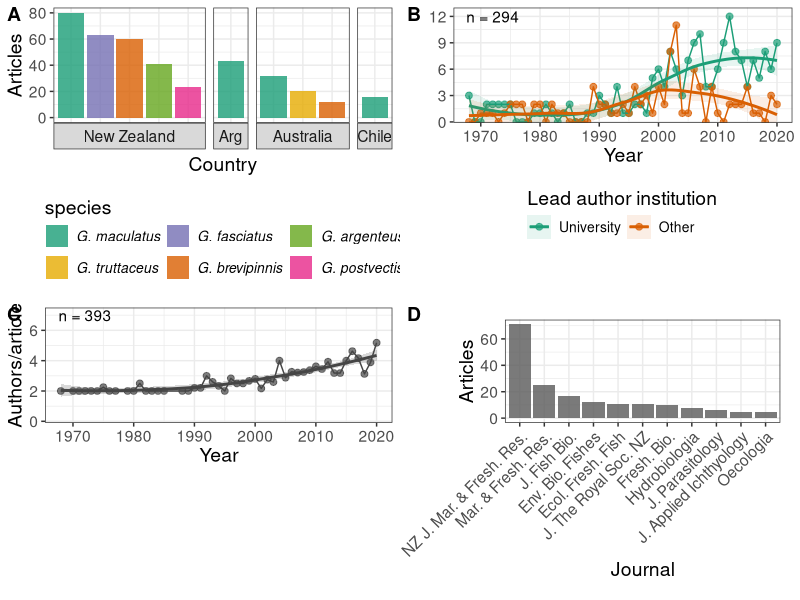
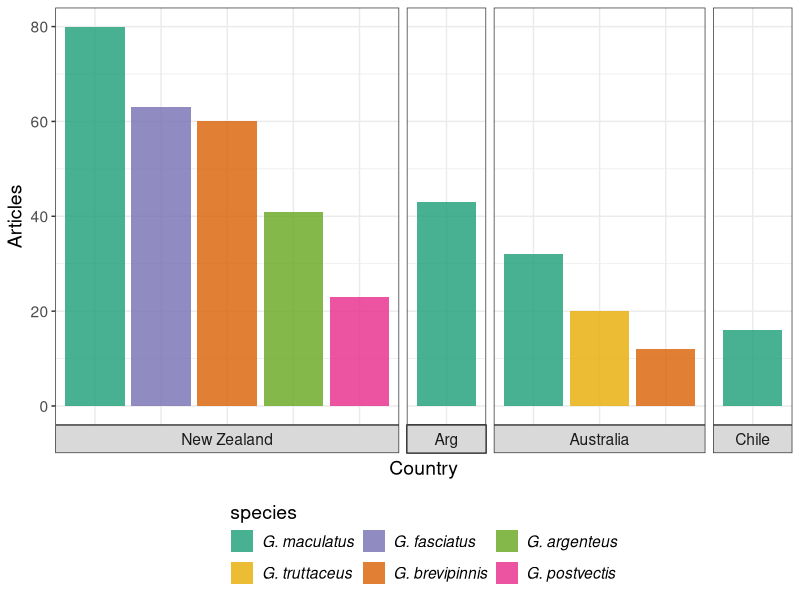
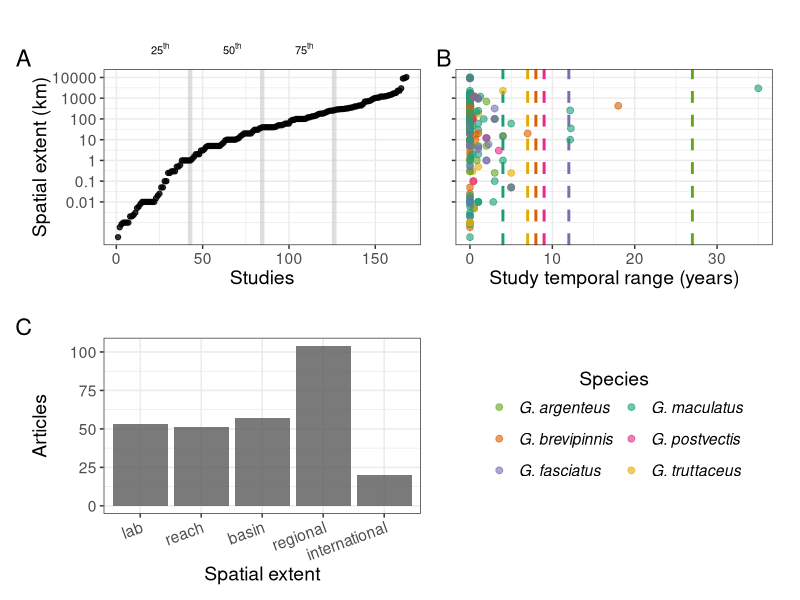
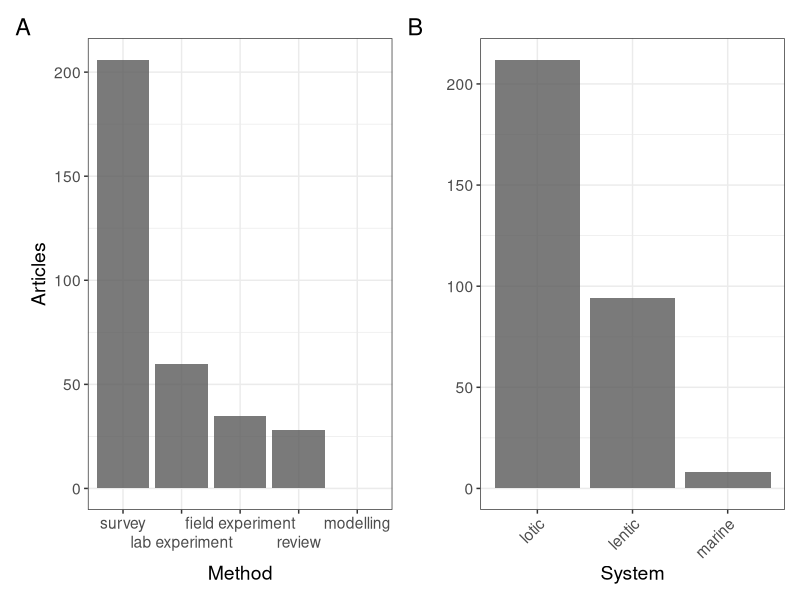
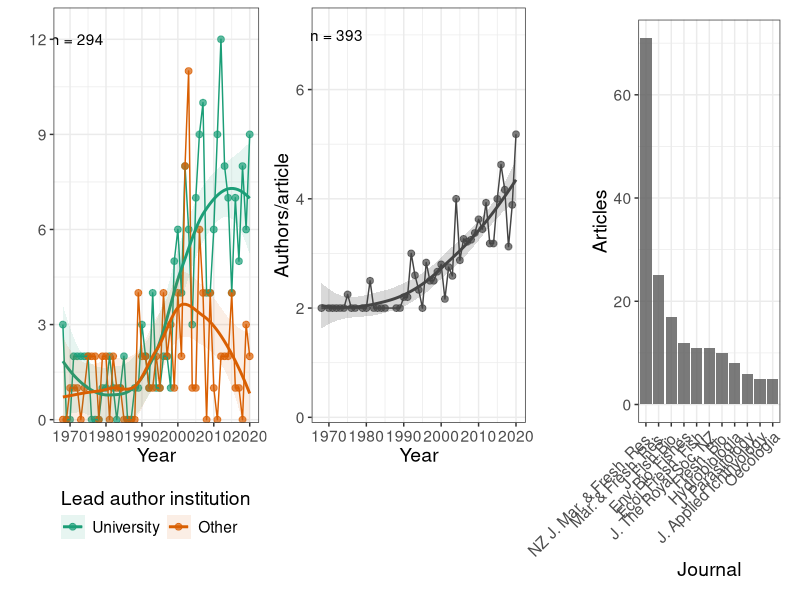
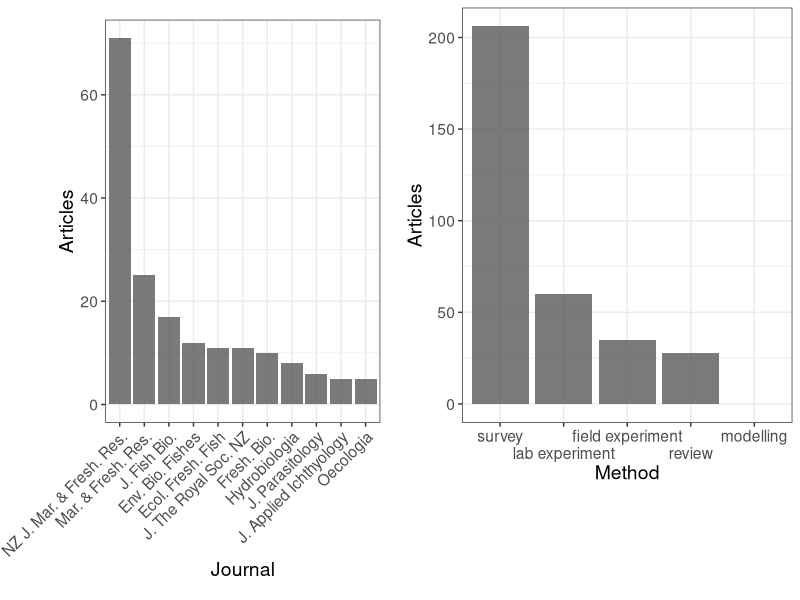
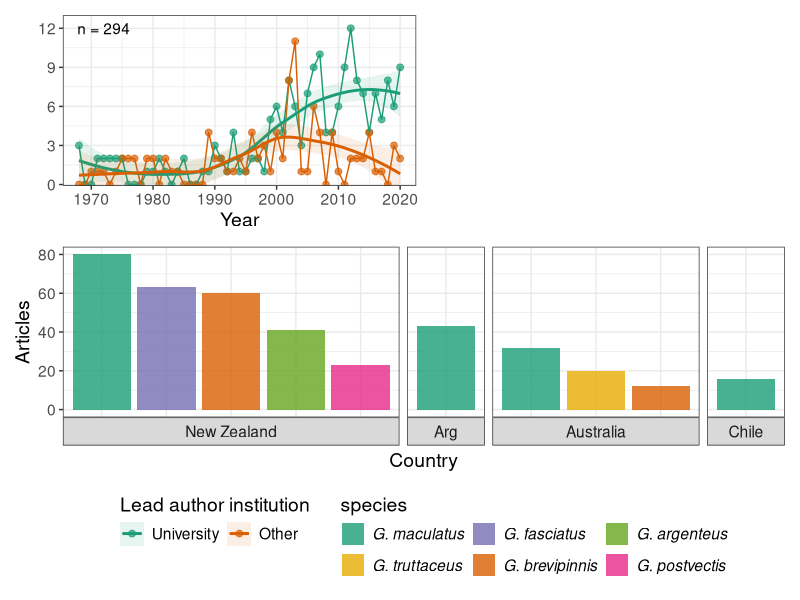
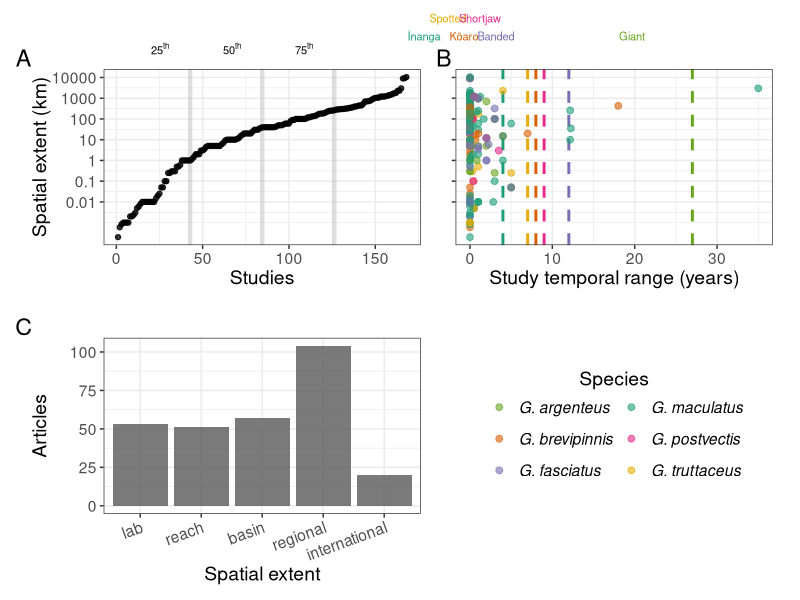

Source code (R) for these figures, in order:

#library(bibliometrix)
library(tidyverse)
library(patchwork)

df <- read.csv(file = "data/created/biblio_db_manual_updates5.csv")

# meta data 
df2 <- df %>%
  select(ID, Author, ArticleType,  Title, PublicationName, 
         lead_author_institution_type,  YearPublished,
         study_country, koaro:method_other, stream:landlocked) %>%
  rename("author_inst" = "lead_author_institution_type",
         "period_freq" = "preiod_frq") %>%
  mutate(author_inst = ifelse(
  author_inst == "TERTIARY", "University", "Other"),
  study_country = stringr::str_trim(study_country, side = "both"))


# get number of unique authors 
n_auth <- length(unique(unlist(str_split(df2$Author, ";")))) - 1


# number authors through time
datTime <- df2 %>%
  mutate(NumAuth = lengths(gregexpr(";", df$Author)) + 1,
         TitleLength = lengths(gregexpr(" ", df$Title)) + 1) %>%
  group_by(YearPublished) %>%
  summarise(numArticles = n(),
            NumAuth = mean(NumAuth),
            TitleLength = mean(TitleLength))

datTime2 <- pivot_longer(datTime, names_to = "var", values_to = "value", -YearPublished)

datTime2 <- datTime2 %>%
  filter(var %in% c("numArticles", "NumAuth"))

# recode
datTime2[datTime2$var == "numArticles", 2] <- "Articles"
datTime2[datTime2$var == "NumAuth", 2] <- "Authors"

alph <- 0.7
ptSz <- 2

p1 <- datTime2 %>%
  filter(var == "Authors") %>%
  ggplot(aes(YearPublished, value)) +
  geom_point(size = ptSz, alpha = alph, colour = "grey27") +
  geom_line(colour = "grey27") +
  labs(y = "Authors/article", x = "Year") +
  geom_smooth(colour = "grey27", fill = "grey27", alpha = 0.2) +
  scale_y_continuous(breaks = seq(0, 7, by = 2), expand = c(0, 0)) +
  coord_cartesian(ylim = c(-0.1, 7.5)) +
  annotate("text", x = 1972, y = 7, label = paste("n =", n_auth)) +
  theme_bw()  +
  theme(text=element_text(size=14))



# Author institution through time ----------------------------------------------

dat_inst <- df2 %>%
  group_by(YearPublished) %>%
  count(author_inst) %>%
  filter(author_inst != "na")

dat_inst3 <- data.frame(
  expand.grid(YearPublished = min(dat_inst$YearPublished):
                max(dat_inst$YearPublished), 
              author_inst = unique(dat_inst$author_inst))
) %>%
  left_join(dat_inst)
dat_inst3[is.na(dat_inst3)] <- 0

dat_inst3$author_inst <- factor(dat_inst3$author_inst, 
                                levels = c("University", "Other"))


p2 <- ggplot(dat_inst3, aes(YearPublished, n, colour = author_inst,
                            fill = author_inst, group = author_inst)) +
  geom_point(size = ptSz, alpha = alph) +
  geom_line() +
  geom_smooth(alpha = 0.1) +
  scale_colour_brewer(palette = "Dark2") +
  scale_fill_brewer(palette = "Dark2") +
  scale_y_continuous(breaks = seq(0, 12, by = 3), expand = c(0, 0)) +
  coord_cartesian(ylim = c(-0.1,13)) +
  labs(colour = "Lead author institution", fill = "Lead author institution") +
  guides(fill=guide_legend(title.position="top"), colour = guide_legend(title.position="top")) +
  xlab("Year") +
  ylab("") +
  annotate("text", x = 1972, y = 12, label = paste("n =", nrow(df))) +
  theme_bw() +
  theme(legend.position = "bottom")  +
  theme(text=element_text(size=14))


## Where are people publishing -------------------------------------------------

df2$PublicationName <- str_to_title(df2$PublicationName)
df2$PublicationName <- ifelse(df2$PublicationName == "Australian Journal Of Marine And Freshwater Research",
                    "Marine And Freshwater Research", df2$PublicationName)

# recode to reduce name length
df2$PublicationName  <- gsub("-Marine And Freshwater Ecosystems", "", df2$PublicationName)
df2$PublicationName  <- gsub("Marine", "Mar.", df2$PublicationName)
df2$PublicationName  <- gsub("New Zealand", "NZ", df2$PublicationName)
df2$PublicationName  <- gsub("Journal", "J.", df2$PublicationName)
df2$PublicationName  <- gsub("Research", "Res.", df2$PublicationName)
df2$PublicationName  <- gsub("Freshwater", "Fresh.", df2$PublicationName)
df2$PublicationName  <- gsub("Biology", "Bio.", df2$PublicationName)
df2$PublicationName  <- gsub("Ecology", "Ecol.", df2$PublicationName)
df2$PublicationName  <- gsub("Environmental", "Env.", df2$PublicationName)
df2$PublicationName  <- gsub("Society", "Soc.", df2$PublicationName)
df2$PublicationName  <- gsub("Progress", "Prog.", df2$PublicationName)
df2$PublicationName  <- gsub("Experimental", "Exper.", df2$PublicationName)
df2$PublicationName  <- gsub("Reviews", "Revs.", df2$PublicationName)
df2$PublicationName  <- gsub("And", "&", df2$PublicationName)
df2$PublicationName  <- gsub("Transactions", "Trans.", df2$PublicationName)
df2$PublicationName  <- gsub("Fisheries", "Fish.", df2$PublicationName)
df2$PublicationName  <- gsub("American", "Am.", df2$PublicationName)
df2$PublicationName  <- gsub("Of", "of", df2$PublicationName)
df2$PublicationName  <- gsub("of ", "", df2$PublicationName)
df2$PublicationName  <- gsub("Nz", "NZ", df2$PublicationName)

colnames(df2)

# get top n
df_journals <- df2 %>%
  count(PublicationName) %>%
  arrange(-n) %>%
  top_n(10)


p3 <- ggplot(df_journals, aes(fct_inorder(PublicationName), n)) +
  geom_bar(stat = "identity", alpha = 0.8) +
  xlab("Journal") +
  ylab("Articles") +
  theme_bw() +
  theme(axis.text.x = element_text(angle = 45, vjust = 1, hjust = 1))  +
  theme(text=element_text(size=14),
        plot.margin = unit(c(0.5,0.5,0.5,1.5), "cm"))


df_n_year <- df2 %>%
  group_by(YearPublished, PublicationName) %>%
  summarise(tot = n()) %>%
  group_by(YearPublished) %>%
  summarise(tot2 = n())

# add years without pubs
df_n_year <- data.frame(YearPublished = min(df_n_year$YearPublished):
                          max(df_n_year$YearPublished)) %>%
  left_join(df_n_year, keep = F) %>%
  mutate(tot2 = ifelse(is.na(tot2), 0, tot2))


n_jour <- length(unique(df2$PublicationName))


p4 <- ggplot(df_n_year, aes(YearPublished, tot2)) +
  geom_point(size = ptSz, alpha = alph, colour = "grey27") +
  geom_line(colour = "grey27") +
  geom_smooth(colour = "grey27", fill = "grey27", alpha = 0.2) +
  scale_y_continuous(limits = c(0,14)) +
  annotate("text", x = 1972, y = 12.5, label = paste("n =", n_jour)) +
  xlab("Year") +
  ylab("Distinct journals") +
  theme_bw() 


## number of studies on each species -------------------------------------------

dat_count <- df2 %>%
  select(study_country , koaro, inanga, giant_kokopu, 
         shortjaw_kokopu, banded_kokopu, spotted_galaxias) %>%
  pivot_longer(cols = -study_country, names_to = "species", values_to = "value") %>%
  group_by(study_country, species) %>%
  count(value) %>%
  filter(value == "Y") 

dat_count <- dat_count %>%
  filter(study_country != "GHANA") %>%
  filter(study_country != "CANADA") %>%
  mutate(study_country = ifelse(study_country %in% c("CHILE, ARGENTINA", 
                                                     "SOUTHERN HEMISPERE"), 
                                "Multiple", study_country))


dat_count$study_country <-  recode(dat_count$study_country, 
                                   ARGENTINA = "Arg",
                                   CHILE = "Chile",
                                   AUSTRALIA = "Australia",
                                   NZ = "New Zealand")


dat_count$study_country <- factor(dat_count$study_country,
                                  levels = c('New Zealand','Arg','Australia',
                                             'Chile', 'Multiple'))

dat_count$species <- factor(dat_count$species, 
                            levels = c('inanga',"spotted_galaxias",
                                       'banded_kokopu','koaro',
                                       'giant_kokopu', 'shortjaw_kokopu'))


fish_cols <- RColorBrewer::brewer.pal(6, "Dark2")
names(fish_cols) <- c("G. maculatus", "G. brevipinnis",
                      "G. fasciatus", "G. postvectis",
                      "G. argenteus", "G. truttaceus")

dat_count$species <-  recode(dat_count$species,
                             inanga = "G. maculatus",
                             spotted_galaxias = "G. truttaceus",
                             banded_kokopu = "G. fasciatus",
                             giant_kokopu = "G. argenteus",
                             shortjaw_kokopu = "G. postvectis",
                             koaro = "G. brevipinnis")

# for talk
# names(fish_cols) <- c("\u012Ananga", "K\u014Daro",
#                       "Banded k\u014Dkopu", "Shortjaw k\u014Dkopu",
#                       "Giant k\u014Dkopu", "Spotted galaxias")
# 
# dat_count$species <-  recode(dat_count$species, 
#                              inanga = "\u012Ananga",
#                              spotted_galaxias = "Spotted galaxias",
#                              banded_kokopu = "Banded k\u014Dkopu",
#                              giant_kokopu = "Giant k\u014Dkopu",
#                              shortjaw_kokopu = "Shortjaw k\u014Dkopu",
#                              koaro = "K\u014Daro")

dat_count <- dat_count %>%
  filter(study_country != "Multiple")


p5 <- ggplot(dat_count, aes(species, n, fill = species)) +
  geom_bar(position = "dodge",  stat = "identity", alpha = 0.8) +
  xlab("Country") +
  ylab("Articles") +
  scale_fill_manual(values = fish_cols) +
    facet_grid(~study_country, scales = "free_x", space = "free_x", switch = "x") +
  guides(fill=guide_legend(title.position="top")) +
  theme_bw() +
  theme(text=element_text(size=14),
          axis.text.x = element_blank(),
        axis.ticks.x = element_blank(),
        legend.position = "bottom",
        legend.text = element_text(face = "italic")) 


####################
## Spatial extent ##
####################

dat_space <- df2 %>%
  select(spatial_extent, spatial_extent_km)

dat_space2 <- dat_space %>%
  count(spatial_extent) %>%
  filter(spatial_extent != "na") %>%
  mutate(spatial_extent = tolower(spatial_extent))



dat_space2$spatial_extent <- factor(dat_space2$spatial_extent, 
                                    levels = c('lab','reach','basin',
                                               'regional', 'international'))

p6 <- ggplot(dat_space2, aes(spatial_extent, n)) +
  geom_bar(stat = "identity", alpha = 0.8) +
  xlab("Spatial extent") +
  ylab("Articles") +
  theme_bw() +
  theme(axis.text.x = element_text(angle = 20, vjust = 1, hjust = 1))  +
  theme(text=element_text(size=14))



dat_space3 <- dat_space %>%
  filter(!spatial_extent_km %in% c("na", "NA")) %>%
  mutate(spatial_extent_km = as.numeric(spatial_extent_km)) %>%
  filter(!is.na(spatial_extent_km)) %>%
  filter(spatial_extent != "lab") %>%
  arrange(spatial_extent_km) %>%
  mutate(id = 1:nrow(.))


dat_space3
quantile(sort(dat_space3$spatial_extent_km), 0.25)
quantile(sort(dat_space3$spatial_extent_km), 0.5)
quantile(sort(dat_space3$spatial_extent_km), 0.75)

max(sort(dat_space3$spatial_extent_km))


p7 <- ggplot(dat_space3, aes(id, spatial_extent_km)) +
  geom_vline(xintercept = quantile(1:nrow(dat_space3), 0.25),
             colour = "grey", size = 1.5, alpha = 0.5) + 
  geom_vline(xintercept = quantile(1:nrow(dat_space3), 0.5),
             colour = "grey", size = 1.5, alpha = 0.5) + 
  geom_vline(xintercept = quantile(1:nrow(dat_space3), 0.75),
             colour = "grey", size = 1.5, alpha = 0.5) + 
  geom_point(alpha = 0.8) +
  scale_y_continuous(trans = "log10", breaks = c(0.01, 0.1, 1, 10, 100, 1000, 10000),
                     labels = function(x) sprintf("%g", x)) +
  xlab("Studies") +
  ylab("Spatial extent (km)") +
  theme_bw()  +
  theme(text=element_text(size=14))



###################
## Temporal scale # 
###################

# ignore warning about NA's, it is text NA being converted to NA
dat_time <- df2 %>%
  select(temporal, period_yrs, period_freq, koaro, inanga, giant_kokopu, shortjaw_kokopu, banded_kokopu, spotted_galaxias) %>%
  filter(temporal == "Y") %>%
  mutate_at(c("period_yrs", "period_freq"), as.numeric) %>%
  na.omit() %>%
  pivot_longer(cols = koaro:spotted_galaxias, names_to = "species", values_to = "value") %>%
  filter(value == "Y")


# order species so colour match the pervious plot 
dat_time$species <- factor(dat_time$species, 
                           levels = c('inanga', "spotted_galaxias", 'banded_kokopu','koaro',
                                      'giant_kokopu', 'shortjaw_kokopu'))


dat_time$species <-  recode(dat_time$species,
                             inanga = "G. maculatus",
                             spotted_galaxias = "G. truttaceus",
                             banded_kokopu = "G. fasciatus",
                             giant_kokopu = "G. argenteus",
                             shortjaw_kokopu = "G. postvectis",
                             koaro = "G. brevipinnis")

# talk
# dat_time$species <-  recode(dat_time$species, 
#                              inanga = "\u012Ananga",
#                              spotted_galaxias = "Spotted galaxias",
#                              banded_kokopu = "Banded k\u014Dkopu",
#                              giant_kokopu = "Giant k\u014Dkopu",
#                              shortjaw_kokopu = "Shortjaw k\u014Dkopu",
#                              koaro = "K\u014Daro")
# 

# lines represent max age of each species - need to find this info! 
p8 <- ggplot(dat_time, aes(period_yrs, period_freq, colour = species)) +
  geom_vline(xintercept = 4, colour = fish_cols[1], size = 1, linetype = "dashed") + # inanga
  geom_vline(xintercept = 7, colour = fish_cols[6], size = 1, linetype = "dashed") + # spotted_galaxias
  geom_vline(xintercept = 12, colour = fish_cols[3], size = 1, linetype = "dashed") + # banded
  geom_vline(xintercept = 8, colour = fish_cols[2], size = 1, linetype = "dashed") + # koaro
  geom_vline(xintercept = 27, colour = fish_cols[5], size = 1, linetype = "dashed") + # giant
  geom_vline(xintercept = 9, colour = fish_cols[4], size = 1, linetype = "dashed") + # shortjaw
  geom_point(size = 2, alpha = 0.6) +
  scale_colour_manual(values = fish_cols) +
  scale_y_continuous(trans = "log10", breaks = c(0.01, 0.1, 1, 10, 100, 1000, 10000),
                     labels = function(x) sprintf("%g", x)) +  xlab("Study temporal range (years)") +
  ylab("Samples/observations") +
  theme_bw() +
  guides(colour=guide_legend(title.position="top", title.hjust = 0.5, nrow = 3)) +
  theme(legend.position = "bottom")  +
  theme(text=element_text(size=14),
        legend.text = element_text(face = "italic"))


#############################
## Temporal * Spatial scale # 
#############################

dat_time <- df2 %>%
  select(temporal, period_yrs, spatial_extent_km, koaro, inanga, giant_kokopu, shortjaw_kokopu,
         banded_kokopu, spotted_galaxias) %>%
  mutate_at(c("period_yrs"), as.numeric) %>%
  mutate(period_yrs = ifelse(is.na(period_yrs), 0, period_yrs)) %>%
  filter(!is.na(spatial_extent_km)) %>%
  pivot_longer(cols = koaro:spotted_galaxias, names_to = "species", values_to = "value") %>%
  filter(value == "Y")


# dat_time$species <-  recode(dat_time$species, 
#                             inanga = "\u012Ananga",
#                             spotted_galaxias = "Spotted galaxias",
#                             banded_kokopu = "Banded k\u014Dkopu",
#                             giant_kokopu = "Giant k\u014Dkopu",
#                             shortjaw_kokopu = "Shortjaw k\u014Dkopu",
#                             koaro = "K\u014Daro")


dat_time$species <-  recode(dat_time$species,
                            inanga = "G. maculatus",
                            spotted_galaxias = "G. truttaceus",
                            banded_kokopu = "G. fasciatus",
                            giant_kokopu = "G. argenteus",
                            shortjaw_kokopu = "G. postvectis",
                            koaro = "G. brevipinnis")


# lines represent max age of each species - need to find this info! 
p8b <- ggplot(dat_time, aes(period_yrs, spatial_extent_km, colour = species, label = species)) +
  geom_vline(xintercept = 4, colour = fish_cols[1], size = 1, linetype = "dashed") + # inanga
  geom_vline(xintercept = 7, colour = fish_cols[6], size = 1, linetype = "dashed") + # spotted_galaxias
  geom_vline(xintercept = 12, colour = fish_cols[3], size = 1, linetype = "dashed") + # banded
  geom_vline(xintercept = 8, colour = fish_cols[2], size = 1, linetype = "dashed") + # koaro
  geom_vline(xintercept = 27, colour = fish_cols[5], size = 1, linetype = "dashed") + # giant
  geom_vline(xintercept = 9, colour = fish_cols[4], size = 1, linetype = "dashed") + # shortjaw
  geom_point(size = 2, alpha = 0.6) +
  scale_colour_manual(values = fish_cols) +
  scale_y_continuous(trans = "log10", breaks = c(0.01, 0.1, 1, 10, 100, 1000, 10000),
                     labels = function(x) sprintf("%g", x)) +
  labs(x = "Study temporal range (years)", y = "", colour = "Species") +
  theme_bw() +
  guides(colour=guide_legend(title.position="top", title.hjust = 0.5, nrow = 3)) +
  theme(legend.position = "bottom",
        legend.text = element_text(face = "italic"))  +
  theme(text=element_text(size=14),
        plot.margin = unit(c(1,0.5,0.5,0), "cm"),
        axis.title.y=element_blank(),
        axis.text.y=element_blank())




#####################
## analysis method ##
#####################

dat_meth <-  df2 %>%
  select(survey, model, experiment, ex_field, ex_lab, review) %>%
  pivot_longer(cols = everything(), names_to = "Method", values_to = "value") %>%
  group_by(Method) %>%
  count(value) %>%
  filter(value == "Y")

dat_meth <- rbind(dat_meth, data.frame(Method = "modelling", value = "Y", n = 0))

dat_meth <- dat_meth %>%
  filter(Method != "experiment")

dat_meth$Method <-  recode(dat_meth$Method, ex_lab = "lab experiment", 
                           ex_field = "field experiment")

p9 <- ggplot(dat_meth, aes(reorder(Method, -n), n)) +
  geom_bar(stat = "identity", alpha = 0.8) +
  scale_x_discrete(na.translate = FALSE, guide = guide_axis(n.dodge = 2)) +
  xlab("Method") +
  ylab("Articles") +
  theme_bw() +
  theme(text=element_text(size=14))

################################
## system (stream/lake/ocean) ##
################################

dat_sys <-  df2 %>%
  select(stream, lake, ocean, landlocked) %>%
  pivot_longer(cols = everything(), names_to = "Method", values_to = "value") %>%
  group_by(Method) %>%
  count(value) %>%
  filter(value == "Y") %>%
  filter(Method != "landlocked")

dat_sys$Method[dat_sys$Method == "lake"] <- "lentic"
dat_sys$Method[dat_sys$Method == "stream"] <- "lotic"
dat_sys$Method[dat_sys$Method == "ocean"] <- "marine"


p10 <- ggplot(dat_sys, aes(reorder(Method, -n), n)) +
  geom_bar(stat = "identity", alpha = 0.8) +
  xlab("System") +
  ylab("") +
  theme_bw() +
  theme(axis.text.x = element_text(angle = 45, hjust = 1),
        text=element_text(size=14))

#############
## Methods ##
#############

df2$method_other <- tolower(df2$method_other)

dat_meth <-  df2 %>%
  mutate(method_other  = 
           ifelse(method_other == "metabolic rates", "respirometry", 
                  ifelse(method_other == "mark recapture", "tagging", 
                         ifelse(method_other %in% c("prey removal", "predation", "interaction"), 
                                "species interactions",
                                ifelse(method_other %in% c("dna", "genetics"), "genetic analysis",
                                       method_other))))) %>%
  select(method_other) %>%
  filter(method_other != "na") %>%
  count(method_other) %>%
  arrange(-n) %>%
  top_n(10)


p11 <- ggplot(dat_meth, aes(reorder(method_other, -n), n)) +
  geom_bar(stat = "identity", alpha = 0.8) +
  xlab("Methods") +
  ylab("Number of articles") +
  theme_bw() + 
  theme(axis.text.x = element_text(angle = 45, hjust = 1))


##################
## Save figures ##
##################


p2a <- p2 + theme(legend.title = element_text(size = 14), 
                  legend.text = element_text(size = 10))

p5a <- p5 + theme(legend.title = element_text(size = 14), 
                  legend.text = element_text(size = 10))



cowplot::plot_grid(p5a, p2a, p1, p3, align = "h", axis = "b", nrow = 2, labels="AUTO")

ggsave(filename = "figures/2_publishing_journal.png", width = 22,
       height = 20, dpi = 300, units = "cm")


p5
ggsave(filename = "figures/3_species_country.png", width = 18,
       height = 8, dpi = 300, units = "cm")



combined <- p7 + p8b  + p6 + guide_area() + 
  plot_layout(guides = 'collect') + plot_annotation(tag_levels = 'A')

# annotate function
fun_annnotate <- function(plt, x, y, colr, text){
  cowplot::ggdraw(plt) + cowplot::draw_label(text, x = x, y = y, color = colr,
                                             size = 8)
}

# annotate above plot
plt_c2 <- fun_annnotate(combined, x = 0.2, y = 0.92, colr = "black", text = expression(paste("25"^"th")))
plt_c2 <- fun_annnotate(plt_c2, x = 0.29, y = 0.92, colr = "black", text = expression(paste("50"^"th")))
plt_c2 <- fun_annnotate(plt_c2, x = 0.38, y = 0.92, colr = "black", text = expression(paste("75"^"th")))
plt_c2

ggsave("figures/4_spatiotemporal.png", width = 20, height = 20, units = "cm", dpi = 300)


(p9 + p10) + plot_annotation(tag_levels = 'A')
ggsave("figures/5_method_sytem_keyword.pdf", width = 18, height = 7, units = "cm")
ggsave("figures/5_method_sytem_keyword.png", width = 18, height = 7, units = "cm", dpi = 300)




##################
## TALK Save figures ##
##################


cowplot::plot_grid(p2, p1, p3, align = "h", axis = "b", nrow = 1)

ggsave(filename = "figures/2_publishing_journal.png", width = 30,
       height = 14, dpi = 300, units = "cm")


cowplot::plot_grid(p3, p9, align = "h", axis = "b", nrow = 1)

ggsave(filename = "figures/2_publishing_methods.png", width = 30,
       height = 14, dpi = 300, units = "cm")


combined <-  (p2 | guide_area())/ p5 & theme(legend.position = "bottom")
combined + plot_layout(guides = "collect")


ggsave(filename = "figures/3_species_country.png", width = 18, height = 8, dpi = 300, units = "cm")


combined <-  p7 + p8b + plot_layout(widths = c(1, 1.5)) & theme(legend.position = "bottom") 



plt_c2 <- fun_annnotate(plt_c2, x = 0.53, y = 0.94, colr = fish_cols[1], text = "\u012Ananga")

plt_c2 <- fun_annnotate(plt_c2, x = 0.56, y = 0.97, colr = fish_cols[6], text = "Spotted")
plt_c2 <- fun_annnotate(plt_c2, x = 0.58, y = 0.94, colr = fish_cols[2], text = "K\u014Daro")
plt_c2 <- fun_annnotate(plt_c2, x = 0.60, y = 0.97, colr = fish_cols[4], text = "Shortjaw")
plt_c2 <- fun_annnotate(plt_c2, x = 0.62, y = 0.94, colr = fish_cols[3], text = "Banded")
plt_c2 <- fun_annnotate(plt_c2, x = 0.79, y = 0.94, colr = fish_cols[5], text = "Giant")
plt_c2


ggsave("figures/4_spatiotemporal.png", width = 18, height = 18, units = "cm", dpi = 300)
ggsave("figures/4_spatiotemporal.pdf", width = 18, height = 18, units = "cm")


p2 + p5
ggsave("figures/3_studies_by_species.png", width = 33, height = 13, units = "cm", dpi = 300)



  